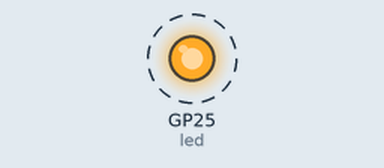
A program run on a simulated Raspberry Pi Pico running MicroPython. Parts: output pins drawn as LEDs (lit = HIGH). Dashed ring = blinking.

Above: at 0.05 s.
Timing chart, 0 to 3.0 s (numbered marks = the images above):
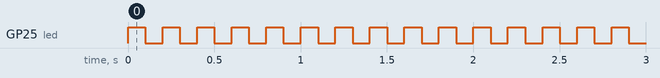

The program:

buch2-rpi-picoW-kap3-blink.py
```python
# Pico W - Blink
# Datei: buch2-rpi-picoW-kap3-blink.py

#Bibliotheken
import machine
import utime

#Variablen
led=machine.Pin("LED", machine.Pin.OUT)

#Funktionen

#Loop
while True:
    led.value(1)
    utime.sleep(0.1)
    led.value(0)
    utime.sleep(0.1)
```

Measured:
- by itself, GP25 (led): alternates HIGH for 0.10 s and LOW for 0.10 s
